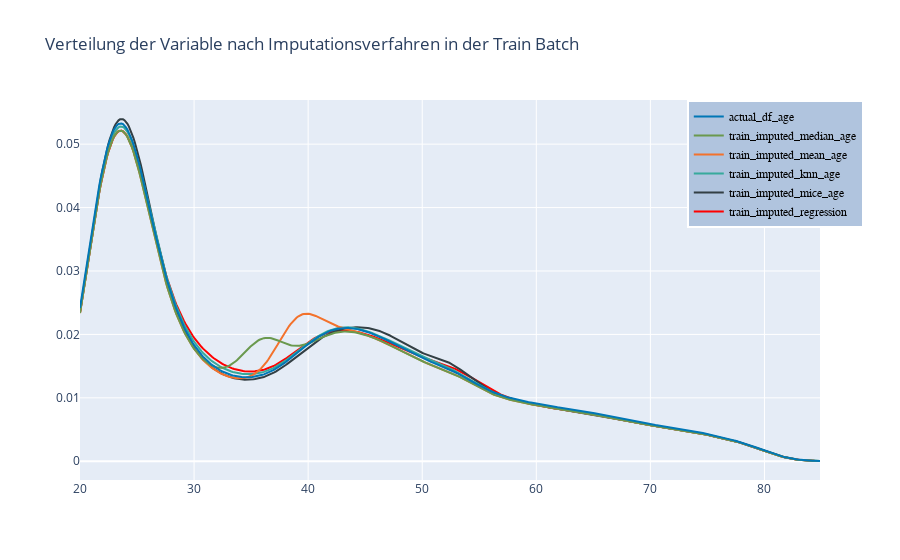

Source (notebook cell):
### Markdown cell above
#### Visualisierung der Imputationsverfahren

### Code cell
hist_data_train = [np.array(X_train_df_regression['age'], dtype=np.int64), np.array(X_train_df_mice['age'], dtype=np.int64), np.array(X_train_df_knn['age'], dtype=np.int64), np.array(X_train_mean['age'], dtype=np.int64), np.array(X_train_median['age'], dtype=np.int64), np.array(X_train_original_age['age'], dtype=np.int64)]

group_labels = ['train_imputed_regression', 'train_imputed_mice_age','train_imputed_knn_age','train_imputed_mean_age', 'train_imputed_median_age', 'actual_df_age']
colors = ['red','#333F44', '#37AA9C', '#f3722c', '#6a994e', '#0077b6']

# Create distplot with curve_type set to 'normal'
fig = ff.create_distplot(hist_data_train, group_labels, show_hist=False, colors=colors, rug_text=None, show_rug=False)

fig.update_layout(legend=dict(x=0.82,y=1,traceorder="reversed",title_font_family="Times New Roman",font=dict(family="Courier",size=12,color="black"),bgcolor="LightSteelBlue",bordercolor="#fff",borderwidth=2))

# Add title
fig.update_layout(title_text='Verteilung der Variable nach Imputationsverfahren in der Train Batch')
fig.show()

### Figure 1 — Plotly figure (JSON) as saved in the notebook; plotly's stock layout.template omitted (floating-point values rounded to 4 significant figures; data arrays with more than 128 entries replaced by an {"elided": "..."} marker saying what was removed)
{"data": [{"legendgroup": "train_imputed_regression", "marker": {"color": "red"}, "mode": "lines", "name": "train_imputed_regression", "showlegend": true, "type": "scatter", "x": {"elided": "500 float values"}, "xaxis": "x", "y": {"elided": "500 float values"}, "yaxis": "y"}, {"legendgroup": "train_imputed_mice_age", "marker": {"color": "#333F44"}, "mode": "lines", "name": "train_imputed_mice_age", "showlegend": true, "type": "scatter", "x": {"elided": "500 float values"}, "xaxis": "x", "y": {"elided": "500 float values"}, "yaxis": "y"}, {"legendgroup": "train_imputed_knn_age", "marker": {"color": "#37AA9C"}, "mode": "lines", "name": "train_imputed_knn_age", "showlegend": true, "type": "scatter", "x": {"elided": "500 float values"}, "xaxis": "x", "y": {"elided": "500 float values"}, "yaxis": "y"}, {"legendgroup": "train_imputed_mean_age", "marker": {"color": "#f3722c"}, "mode": "lines", "name": "train_imputed_mean_age", "showlegend": true, "type": "scatter", "x": {"elided": "500 float values"}, "xaxis": "x", "y": {"elided": "500 float values"}, "yaxis": "y"}, {"legendgroup": "train_imputed_median_age", "marker": {"color": "#6a994e"}, "mode": "lines", "name": "train_imputed_median_age", "showlegend": true, "type": "scatter", "x": {"elided": "500 float values"}, "xaxis": "x", "y": {"elided": "500 float values"}, "yaxis": "y"}, {"legendgroup": "actual_df_age", "marker": {"color": "#0077b6"}, "mode": "lines", "name": "actual_df_age", "showlegend": true, "type": "scatter", "x": {"elided": "500 float values"}, "xaxis": "x", "y": {"elided": "500 float values"}, "yaxis": "y"}], "layout": {"barmode": "overlay", "hovermode": "closest", "legend": {"bgcolor": "LightSteelBlue", "bordercolor": "#fff", "borderwidth": 2, "font": {"color": "black", "family": "Courier", "size": 12}, "title": {"font": {"family": "Times New Roman"}}, "traceorder": "reversed", "x": 0.82, "y": 1}, "title": {"text": "Verteilung der Variable nach Imputationsverfahren in der Train Batch"}, "xaxis": {"anchor": "y2", "domain": [0, 1], "zeroline": false}, "yaxis": {"anchor": "free", "domain": [0, 1], "position": 0}}}
